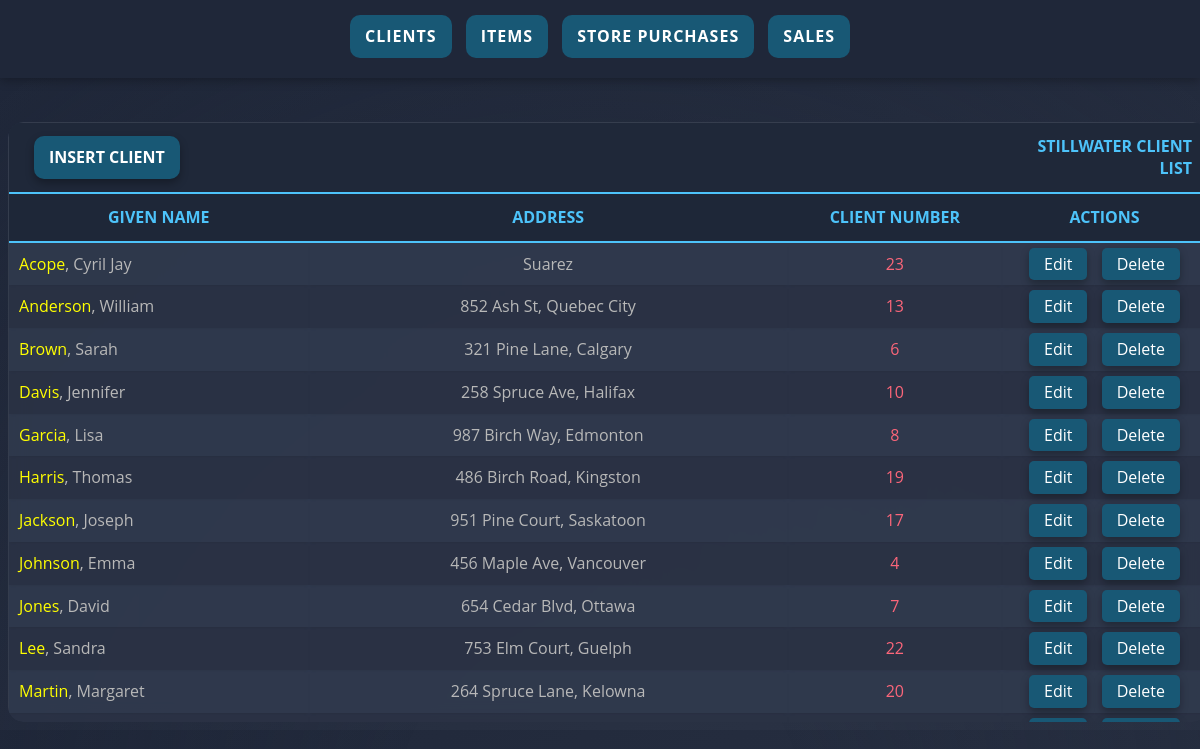
Screenshot of /htdocs/pt5_stillwaterDB/c_list.php with the database file from the repository.
### tables this page shows
CREATE TABLE `allclients` (
  `ClientNumber` bigint(20) unsigned NOT NULL AUTO_INCREMENT,
  `givenName` varchar(100) DEFAULT NULL,
  `ClientAddress` varchar(255) DEFAULT NULL,
  `lastName` varchar(100) DEFAULT NULL,
  PRIMARY KEY (`ClientNumber`)
);

### htdocs/pt5_stillwaterDB/c_list.php (the view, shortened to what this page needs)
<!DOCTYPE html>
<html lang="en">
<head>
</head>
<link rel="stylesheet" href="css/style.css">
<?php
include("database.php");
include("nav.php");
$sql = "SELECT * FROM allclients ORDER BY lastName ASC";
$query = mysqli_query($conn, $sql);
?>
<body>
    <br><br><br><br><br>
    <form action="c_list.php" method="POST">
        <div class="table-wrapper">
        <table class="container" border="0">
            <thead>
                <tr>
                    <th class="th" colspan="3"><a href="insert_c.php" colspan="2">Insert Client</a></th>
                    <th align="right">Stillwater Client List</th>
                </tr>
                <tr>
                    <th align="center">Given Name</th>
                    <th align="center">Address</th>
                    <th align="center">Client Number</th>
                    <th align="center" style="width: 175px;">Actions</th>
                </tr>
            <tbody>
                <?php
                while ($result = mysqli_fetch_assoc($query)) { ?>
                    <tr>
                        <td align="left" width="25%"><span style="color: yellow;"><?php echo htmlspecialchars($result['lastName']); ?></span>,
                            <?php echo htmlspecialchars($result['givenName']); ?></td>
                        <td align="center" width="40%"><?php echo $result['ClientAddress']; ?></td>
                        <td align="center"><span style="color: #FB667A;"><?php echo $result['ClientNumber']; ?></td>
                        <td align="center" class="td">
                            <a href='update_c.php?action=edit&ClientNumber=<?php echo $result["ClientNumber"]; ?>'>Edit</a>
                            <a href='c_list.php?action=delete&ClientNumber=<?php echo $result["ClientNumber"]; ?>' onclick="return confirm('Are you sure you want to delete this client?');">Delete</a>
                        </td>
                    </tr>
                <?php } ?>
            </tbody>
        </table>
        </div>
    </form>
</body>
</html>

### htdocs/pt5_stillwaterDB/css/style.css (style rules this page uses)
body { font-family: 'Open Sans', sans-serif; font-weight: 300; line-height: 1.42em; color:#b8b8b8; background: linear-gradient(135deg, #1F2739 0%, #2C3446 100%); }
body::before { content: ''; position: fixed; top: 0; left: 0; width: 100%; height: 100%; background: radial-gradient(circle, transparent 20%, #1F2739 120%); opacity: 0.7; z-index: -1; }
.table-wrapper { max-height: 600px; overflow-y: auto; border-radius: 15px; width: 1200px; margin: 0 auto; }
.container { text-align: left; width: 100%; margin: 0 auto; display: table; padding: 0; background: rgba(31, 39, 57, 0.6); backdrop-filter: blur(10px); border-radius: 15px; box-shadow: 0 8px 32px 0 rgba(31, 38, 135, 0.37); border: 1px solid rgba(255, 255, 255, 0.1); border-collapse: separate; border-spacing: 0; }
.container thead { position: sticky; top: 0; z-index: 1; }
.container th { padding: 12px 15px; background-color: rgba(31, 39, 57, 0.9); border-bottom: 2px solid #4DC3FA; color: #4DC3FA; font-weight: bold; text-transform: uppercase; }
.container td { padding: 5px 10px; transition: all 0.3s ease; font-weight: normal; font-size: 1em; box-shadow: 0 2px 2px -2px #0E1119; }
.container tr:nth-child(odd) { background-color: rgba(50, 60, 80, 0.8); }
.container tr:nth-child(even) { background-color: rgba(44, 52, 70, 0.8); }
.th { text-align: left; background-color: #1F2739; }
.th a { display: inline-block; padding: 10px 15px; margin: 0 10px; background-color: #185875; color: white; text-decoration: none; border-radius: 10px; box-shadow: 0 4px 8px rgba(0, 0, 0, 0.3); transition: all 0.3s ease; }

### htdocs/pt5_stillwaterDB/c_list.php (style rules this page uses)
.td a[href*="update_c.php"] { display: inline-block; padding: 5px 15px; margin: 0 5px; background-color: #185875; color: white; text-decoration: none; border-radius: 5px; box-shadow: 0 4px 8px rgba(0, 0, 0, 0.3); }
.td a[href*="c_list.php?action=delete"] { display: inline-block; padding: 5px 15px; margin: 0 5px; background-color: #185875; color: white; text-decoration: none; border-radius: 5px; box-shadow: 0 4px 8px rgba(0, 0, 0, 0.3); }

### rows the page displays
allclients: lastName "Acope", givenName "Cyril Jay", ClientAddress "Suarez", ClientNumber "23"
allclients: lastName "Anderson", givenName "William", ClientAddress "852 Ash St, Quebec City", ClientNumber "13"
allclients: lastName "Brown", givenName "Sarah", ClientAddress "321 Pine Lane, Calgary", ClientNumber "6"
allclients: lastName "Davis", givenName "Jennifer", ClientAddress "258 Spruce Ave, Halifax", ClientNumber "10"
allclients: lastName "Garcia", givenName "Lisa", ClientAddress "987 Birch Way, Edmonton", ClientNumber "8"
allclients: lastName "Harris", givenName "Thomas", ClientAddress "486 Birch Road, Kingston", ClientNumber "19"
allclients: lastName "Jackson", givenName "Joseph", ClientAddress "951 Pine Court, Saskatoon", ClientNumber "17"
allclients: lastName "Johnson", givenName "Emma", ClientAddress "456 Maple Ave, Vancouver", ClientNumber "4"
allclients: lastName "Jones", givenName "David", ClientAddress "654 Cedar Blvd, Ottawa", ClientNumber "7"
allclients: lastName "Lee", givenName "Sandra", ClientAddress "753 Elm Court, Guelph", ClientNumber "22"
allclients: lastName "Martin", givenName "Margaret", ClientAddress "264 Spruce Lane, Kelowna", ClientNumber "20"
